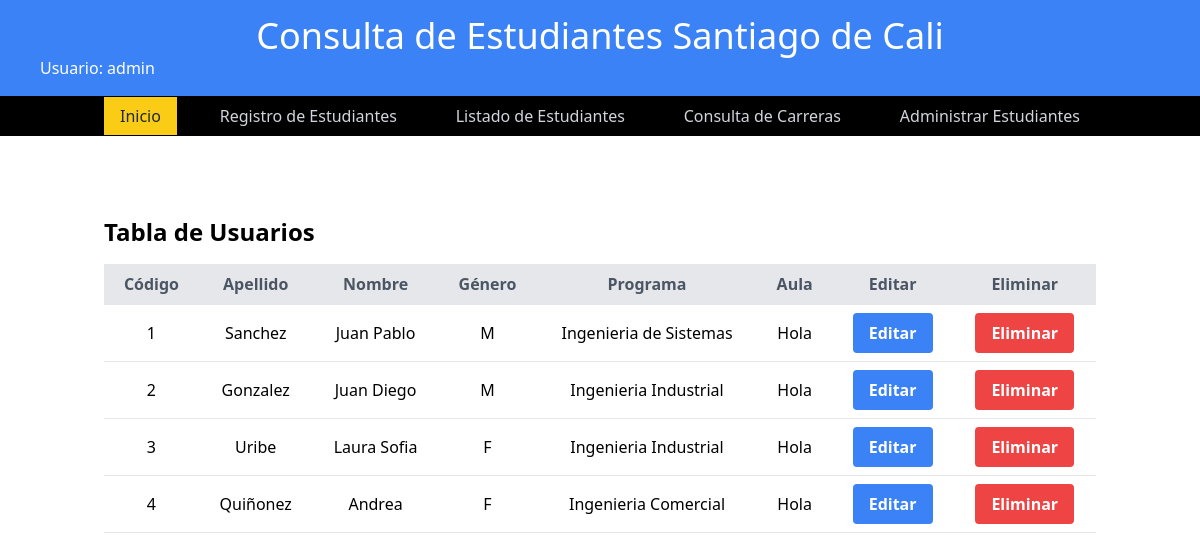
The app's page /admin/listado_estudiantes.php with its own data.
### tables this page shows
CREATE TABLE IF NOT EXISTS `estudiantes` (
  `id` int NOT NULL AUTO_INCREMENT,
  `num_lista` int DEFAULT NULL,
  `nombres` varchar(45) DEFAULT NULL,
  `apellidos` varchar(45) DEFAULT NULL,
  `genero` char(1) DEFAULT NULL,
  `grado_id` int DEFAULT NULL,
  `seccion_id` int DEFAULT NULL,
  PRIMARY KEY (`id`),
  KEY `grado_estudiante_programa_fkey_idx` (`grado_id`),
  KEY `seccion_estudiante_secciones_fkey_idx` (`seccion_id`),
  CONSTRAINT `grado_estudiante_programa_fkey` FOREIGN KEY (`grado_id`) REFERENCES `programa` (`id`),
  CONSTRAINT `seccion_estudiante_secciones_fkey` FOREIGN KEY (`seccion_id`) REFERENCES `secciones` (`id`)
);

CREATE TABLE IF NOT EXISTS `programa` (
  `id` int NOT NULL AUTO_INCREMENT,
  `nombre` varchar(45) DEFAULT NULL,
  `ciclo` varchar(45) DEFAULT NULL,
  PRIMARY KEY (`id`)
);

### admin/listado_estudiantes.php (the view, shortened to what this page needs)
<?php require('../db_conexion/conexion.php') ?>
<?php
mysqli_select_db($conexion, $dbname);
$consulta_join = 'SELECT estudiantes.*, programa.nombre AS nombre_programa FROM estudiantes
INNER JOIN programa ON estudiantes.grado_id = programa.id ORDER BY id';
$resultado_join = $conexion->query($consulta_join);
            ?>
<!DOCTYPE html>
<html lang="en">
<head>
    <link href="../css/output.css" rel="stylesheet">
</head>
<body>
    <header class="mb-16">
        <div class="title-container h-24 bg-blue-500 flex flex-col justify-center items-center">
            <h1 class="text-4xl text-white">Consulta de Estudiantes Santiago de Cali</h1>
            <p class="self-start px-10 text-white">Usuario: <span>admin</span></p>
        </div>
        <section>
            <nav class="bg-black">
                <div class="container mx-auto px-4 py-2">
                    <ul class="flex justify-between items-center">
                        <li><a href="./inicio.php" class="text-gray-800 bg-yellow-400 px-4 py-2 font-medium">Inicio</a></li>
                        <li><a href="./registro_estudiante.php" class="text-gray-300 hover:bg-gray-700 px-4 py-2">Registro de Estudiantes</a></li>
                        <li><a href="./listado_estudiantes.php" class="text-gray-300 hover:bg-gray-700 px-4 py-2">Listado de Estudiantes</a></li>
                        <li><a href="../carrera/consulta_carreras.php" class="text-gray-300 hover:bg-gray-700 px-4 py-2">Consulta de Carreras</a></li>
                        <li><a href="./admin_estudiantes.php" class="text-gray-300 hover:bg-gray-700 px-4 py-2">Administrar Estudiantes</a></li>
                    </ul>
                </div>
            </nav>
        </section>
    </header>
    <main>
        <div class="container mx-auto p-4">
            <h1 class="text-2xl font-bold mb-4">Tabla de Usuarios</h1>
            <table class="w-full border-collapse">
                <thead>
                    <tr>
                        <th class="py-2 px-4 bg-gray-200 text-gray-600 font-bold border-b">Código</th>
                        <th class="py-2 px-4 bg-gray-200 text-gray-600 font-bold border-b">Apellido</th>
                        <th class="py-2 px-4 bg-gray-200 text-gray-600 font-bold border-b">Nombre</th>
                        <th class="py-2 px-4 bg-gray-200 text-gray-600 font-bold border-b">Género</th>
                        <th class="py-2 px-4 bg-gray-200 text-gray-600 font-bold border-b">Programa</th>
                        <th class="py-2 px-4 bg-gray-200 text-gray-600 font-bold border-b">Aula</th>
                        <th class="py-2 px-4 bg-gray-200 text-gray-600 font-bold border-b">Editar</th>
                        <th class="py-2 px-4 bg-gray-200 text-gray-600 font-bold border-b">Eliminar</th>
                    </tr>
                </thead>
                <tbody>
                <?php
                if ($resultado_join->num_rows > 0)
                {
                    while ($datos = $resultado_join->fetch_assoc())
                    {?>
                        <tr class="text-center">
                            <td class="py-2 px-4 border-b"><?php echo $datos["id"];?></td>
                            <td class="py-2 px-4 border-b"><?php echo $datos["apellidos"];?></td>
                            <td class="py-2 px-4 border-b"><?php echo $datos["nombres"];?></td>
                            <td class="py-2 px-4 border-b"><?php echo $datos["genero"];?></td>
                            <td class="py-2 px-4 border-b"><?php echo $datos["nombre_programa"];?></td>
                            <td class="py-2 px-4 border-b">Hola</td>
                            <td class="py-2 px-4 border-b"><a href="./editar_estudiante.php?id=<?php echo $datos['id']?>" class="inline-block bg-blue-500 hover:bg-blue-700 text-white font-bold py-2 px-4 rounded">Editar</a></td>
                            <td class="py-2 px-4 border-b"><a href="./eliminar_estudiante.php?id=<?php echo $datos['id']?>" class="inline-block bg-red-500 hover:bg-red-700 text-white font-bold py-2 px-4 rounded ">Eliminar</a></td>
                        </tr>
                        <?php
                    }
                }
                ?>
                </tbody>
            </table>
        </div>
    </main>
</body>
</html>

### records on screen
estudiantes: id "1", apellidos "Sanchez", nombres "Juan Pablo", genero "M", grado.nombre "Ingenieria de Sistemas"
estudiantes: id "2", apellidos "Gonzalez", nombres "Juan Diego", genero "M", grado.nombre "Ingenieria Industrial"
estudiantes: id "3", apellidos "Uribe", nombres "Laura Sofia", genero "F", grado.nombre "Ingenieria Industrial"
estudiantes: id "4", apellidos "Quiñonez", nombres "Andrea", genero "F", grado.nombre "Ingenieria Comercial"
